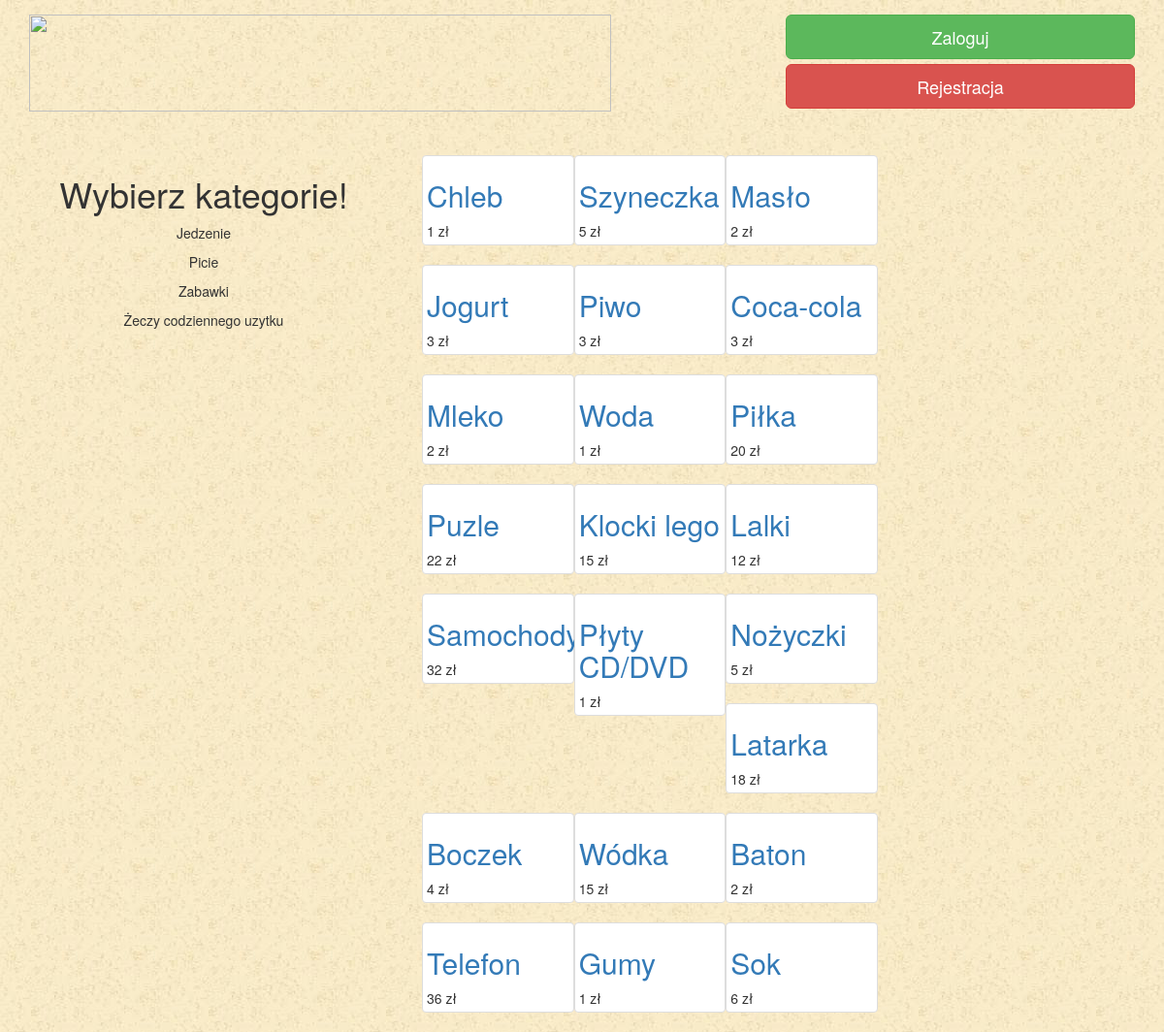
The page / on the database its author committed.
### tables this page shows
CREATE TABLE IF NOT EXISTS `magazyn` (
  `id_produktu` int(11) NOT NULL,
  `nazwa` text NOT NULL,
  `cena` double NOT NULL,
  `obrazek` text NOT NULL,
  `ilosc` int(11) NOT NULL,
  `opis` text NOT NULL,
  `kategoria` int(11) NOT NULL
);

### index.php (the view, shortened to what this page needs)
<?php
include ("naglowek.php");
?>
<html>
    <body>
    </div>
  <div class="odstep"></div>
  <div class="odstep"></div>
  <div class="odstep"></div>
    <div class="container">
      <div class="row">
        <div class="col-md-4">
          <h1 class="text-center">Wybierz kategorie!</h1>
          <p class="text-center">Jedzenie</p>
          <p class="text-center">Picie</p>
          <p class="text-center">Zabawki</p>
          <p class="text-center">Żeczy codziennego uzytku</p>
        </div>
        <div class="col-md-8">
              <div class="col-md-8">
         <?php
         $wynik = mysql_query("SELECT * FROM magazyn")
or die('Błąd zapytania');
         while($r = mysql_fetch_assoc($wynik))
      {
         echo '<div class="col-md-4 thumbnail">';
         echo "<h2><a href='dany_produkt.php?id={$r['id_produktu']}'>{$r['nazwa']}</a></h2>";
         echo "{$r['cena']} zł<br>";
         echo '</div>';
         }
         ?>
        </div>
        </div>
      </div>
    </div>
  </body>
</html>
  </body>
</html>

### naglowek.php (shortened to what this page needs)
<html>
  <head>
    <link rel="stylesheet" href="https://netdna.bootstrapcdn.com/bootstrap/3.1.1/css/bootstrap.min.css">
  </head>
  <div class="odstep"></div>
  <div class="container">
      <div class="row">
       <div class="col-md-8">
           <a href="index.php"><img src="http://www.jpg.aq.pl/s/3516.jpg" width="600" height="100"></a>
        </div>
        <div class="col-md-4">
              <?php
              if (@$_SESSION['zalogowany']!=1)
              {
                  ?>
                        <a href="login.php" class="btn btn-block btn-success btn-lg">Zaloguj</button>
                        <a href="rejestracja2.php" type="button" name="przypomnij" class="btn btn-block btn-danger btn-lg">Rejestracja</a>
            <?php
             }
          ?>
        </div>
      </div>

### naglowek.php (style rules this page uses)
body { background-image: url("../zdjecia/tlo.jpg"); }
.odstep { height: 15px; }

### rows shown on the page
magazyn: nazwa "Chleb", cena "1"
magazyn: nazwa "Szyneczka", cena "5"
magazyn: nazwa "Masło", cena "2"
magazyn: nazwa "Jogurt", cena "3"
magazyn: nazwa "Piwo", cena "3"
magazyn: nazwa "Coca-cola", cena "3"
magazyn: nazwa "Mleko", cena "2"
magazyn: nazwa "Woda", cena "1"
magazyn: nazwa "Piłka", cena "20"
magazyn: nazwa "Puzle", cena "22"
magazyn: nazwa "Klocki lego", cena "15"
magazyn: nazwa "Lalki", cena "12"
magazyn: nazwa "Samochody", cena "32"
magazyn: nazwa "Płyty CD/DVD", cena "1"
magazyn: nazwa "Nożyczki", cena "5"
magazyn: nazwa "Latarka", cena "18"
magazyn: nazwa "Boczek", cena "4"
magazyn: nazwa "Wódka", cena "15"
magazyn: nazwa "Baton", cena "2"
magazyn: nazwa "Telefon", cena "36"
magazyn: nazwa "Gumy", cena "1"
magazyn: nazwa "Sok", cena "6"
